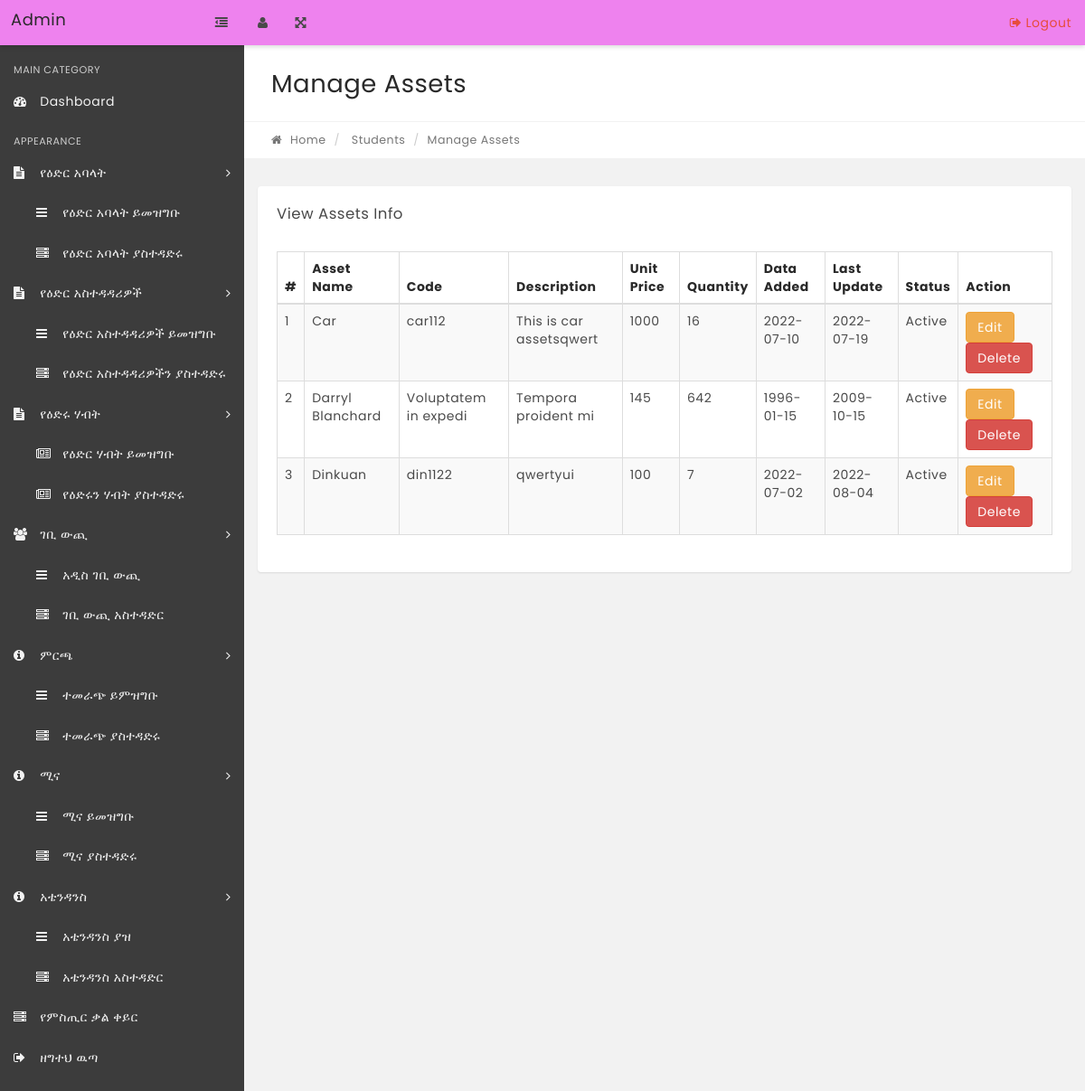
/admin/manage-assets.php, run on the app's committed database.
### tables this page shows
CREATE TABLE `assets` (
  `id` int(11) NOT NULL,
  `name` varchar(255) NOT NULL,
  `code` varchar(33) DEFAULT NULL,
  `description` text DEFAULT NULL,
  `unit_price` double DEFAULT NULL,
  `quantity` int(11) DEFAULT NULL,
  `date_added` date DEFAULT NULL,
  `last_updated` date DEFAULT NULL,
  `status` int(11) NOT NULL DEFAULT 1
);

### admin/manage-assets.php (the view, shortened to what this page needs)
<?php
include('../includes/config.php');
if(strlen($_SESSION['alogin'])=="")
    {
    header("Location: index.php");
    }
    else{
?>
<!DOCTYPE html>
<html lang="en">
    <head>
    <?php include('includes/head.php'); ?>
    </head>
    <body class="top-navbar-fixed">
        <div class="main-wrapper">
        <?php include('includes/topbar.php');?>
            <div class="content-wrapper">
                <div class="content-container">
                <?php include('includes/leftbar.php');?>
                    <div class="main-page">
                        <div class="container-fluid">
                            <div class="row page-title-div">
                                <div class="col-md-6">
                                    <h2 class="title">Manage Assets</h2>
                                </div>
                            </div>
                            <div class="row breadcrumb-div">
                                <div class="col-md-6">
                                    <ul class="breadcrumb">
            							<li><a href="dashboard.php"><i class="fa fa-home"></i> Home</a></li>
                                        <li> Students</li>
            							<li class="active">Manage Assets</li>
            						</ul>
                                </div>
                            </div>
                        </div>
                        <section class="section">
                            <div class="container-fluid">
                                 <div class="row">
                                    <div class="col-md-12">
                                        <div class="panel">
                                            <div class="panel-heading">
                                                <div class="panel-title">
                                                    <h5>View Assets Info</h5>
                                                </div>
                                            </div>
                                            <div class="panel-body p-20">
                                                <table id="example" class="display table table-striped table-bordered" cellspacing="0" width="100%">
                                                    <thead>
                                                        <tr>
                                                            <th>#</th>
                                                            <th>Asset Name</th>
                                                            <th>Code</th>
                                                            <th>Description</th>
                                                            <th>Unit Price</th>
                                                            <th>Quantity</th>
                                                            <th>Data Added</th>
                                                            <th>Last Update</th>
                                                            <th>Status</th>
                                                            <th>Action</th>
                                                        </tr>
                                                    </thead>
                                                    <tbody>
                            <?php $sql = "SELECT * from assets";
                            $query = $dbh->prepare($sql);
                            $query->execute();
                            $results=$query->fetchAll(PDO::FETCH_OBJ);
                            $cnt=1;
                            if($query->rowCount() > 0)
                            {
                            foreach($results as $result)
                            {   ?>
                    <tr>
                    <td><?php echo htmlentities($cnt);?></td>
                        <td><?php echo htmlentities($result->name);?></td>
                        <td><?php echo htmlentities($result->code);?></td>
                        <td><?php echo htmlentities($result->description);?></td>
                        <td><?php echo htmlentities($result->unit_price);?></td>
                        <td><?php echo htmlentities($result->quantity);?></td>
                        <td><?php echo htmlentities($result->date_added);?></td>
                        <td><?php echo htmlentities($result->last_updated);?></td>
                        <td><?php if($result->status==1){ echo htmlentities('Active'); }
                                  else{
                                      echo htmlentities('Inactive');
                                }
                                                                ?></td>
                        <td>
                            <a href="edit-assets.php?user_id=<?php echo htmlentities($result->id);?>" class="btn btn-warning">Edit </a>
                            <a href="manage-assets.php?delete=<?php echo htmlentities($result->id);?>" data-toggle="modal"  class="btn btn-danger">Delete</a>
                        </td>
                        </tr>
                            <?php $cnt=$cnt+1;}} ?>
                                </tbody>
                                    </table>
                                            </div>
                                        </div>
                                    </div>
                                                </div>
                                            </div>
                                        </div>
                                    </div>
                                </div>
                            </div>
        <?php include('includes/footer.php'); ?>
    </body>
</html>
<?php } ?>

### data on the page
assets: name "Car", code "car112", description "This is car assetsqwert", unit_price "1000", quantity "16", date_added "2022-07-10", last_updated "2022-07-19"
assets: name "Darryl Blanchard", code "Voluptatem in expedi", description "Tempora proident mi", unit_price "145", quantity "642", date_added "1996-01-15", last_updated "2009-10-15"
assets: name "Dinkuan", code "din1122", description "qwertyui", unit_price "100", quantity "7", date_added "2022-07-02", last_updated "2022-08-04"
